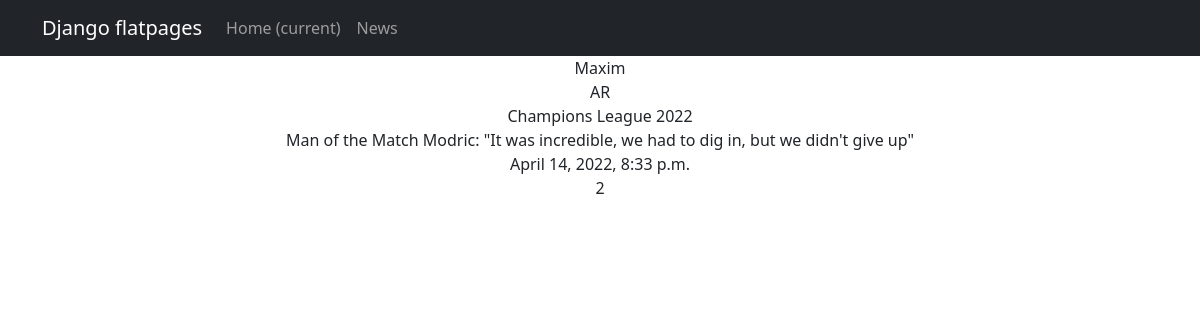
The page /news/2 on the database its author committed.
### news/models.py (models this page shows, shortened)
class Post(models.Model):
    author = models.ForeignKey(Author, on_delete=models.CASCADE)
    NEWS = 'NW'
    ARTICLE = 'AR'
    CATEGORY_CHOICES = (
        (NEWS, 'Новость'),
        (ARTICLE, 'Статья'),
    )
    categoryType = models.CharField(max_length=2, choices=CATEGORY_CHOICES, default=ARTICLE)
    dateCreation = models.DateTimeField(auto_now_add=True)
    postCategory = models.ManyToManyField(Category, through='PostCategory')
    title = models.CharField(max_length=128)
    text = models.TextField()
    rating = models.SmallIntegerField(default=0)

class Author(models.Model):
    authorUser = models.OneToOneField(User, on_delete=models.CASCADE)
    ratingAuthor = models.SmallIntegerField(default=0)
    def __str__(self):
        return '{}'.format(self.authorUser)

### news/views.py (the view)
# urls.py: path('<int:pk>', PostDetail.as_view()),
class PostDetail(DetailView):
    model = Post
    template_name = 'post_detail.html'
    context_object_name = 'Post'
    def get_context_data(self, **kwargs):
        context = super().get_context_data(**kwargs)
        context['time_now'] = datetime.utcnow()
        context['next_sale'] = None
        return context

### templates/post_detail.html (shortened to what this page needs)
{% extends 'flatpages/default.html' %}
{% block content %}
{{ Post.author }}<br>
{{ Post.categoryType }}<br>
{{ Post.title }}<br>
{{ Post.text }}<br>
{{ Post.dateCreation }}<br>
{{ Post.rating }}
{% endblock content %}

### rows shown on the page
Post: author "Maxim", categoryType "AR", title "Champions League 2022", text "Man of the Match Modric: \"It was incredible, we had to dig in, but we didn't give up\"", dateCreation "April 14, 2022, 8:33 p.m.", rating "2"
